Frame 1 (no input): blank canvas, image omitted
Frame 60 (no input): blank canvas, image omitted
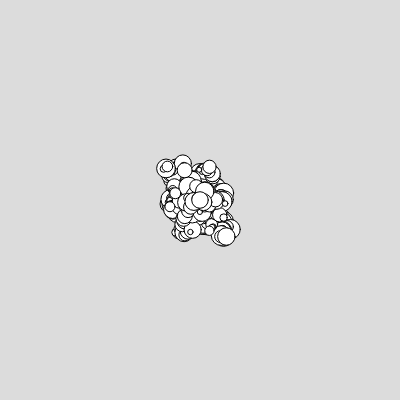
Frame 120 (the mouse pressed at the canvas centre since frame 60)

The p5.js sketch whose frames 1 and 60 were blank and that drew this single picture after the mouse press (run headless with seeded random() and noise() and a simulated clock; from frame 60 on, the mouse is pressed at the canvas centre):

// p5.js sketch
// ── sketch.js
let circles = []; // Array to store circle positions
let resetButton;
let w = 400;
let h = 400;

function setup() {
  createCanvas(w, h);
  background(220);
}

function draw() {
  if (mouseIsPressed) {
   
    circles.push({ x: mouseX, y: mouseY });
  }

  for (let i = 0; i < circles.length; i++) {
    let c = circles[i];
    let size = random(5, 20); // Random size
    circle(c.x, c.y, size);
    

    c.x += random(-4, 4);
    c.y += random(-4, 4);
  }
}
